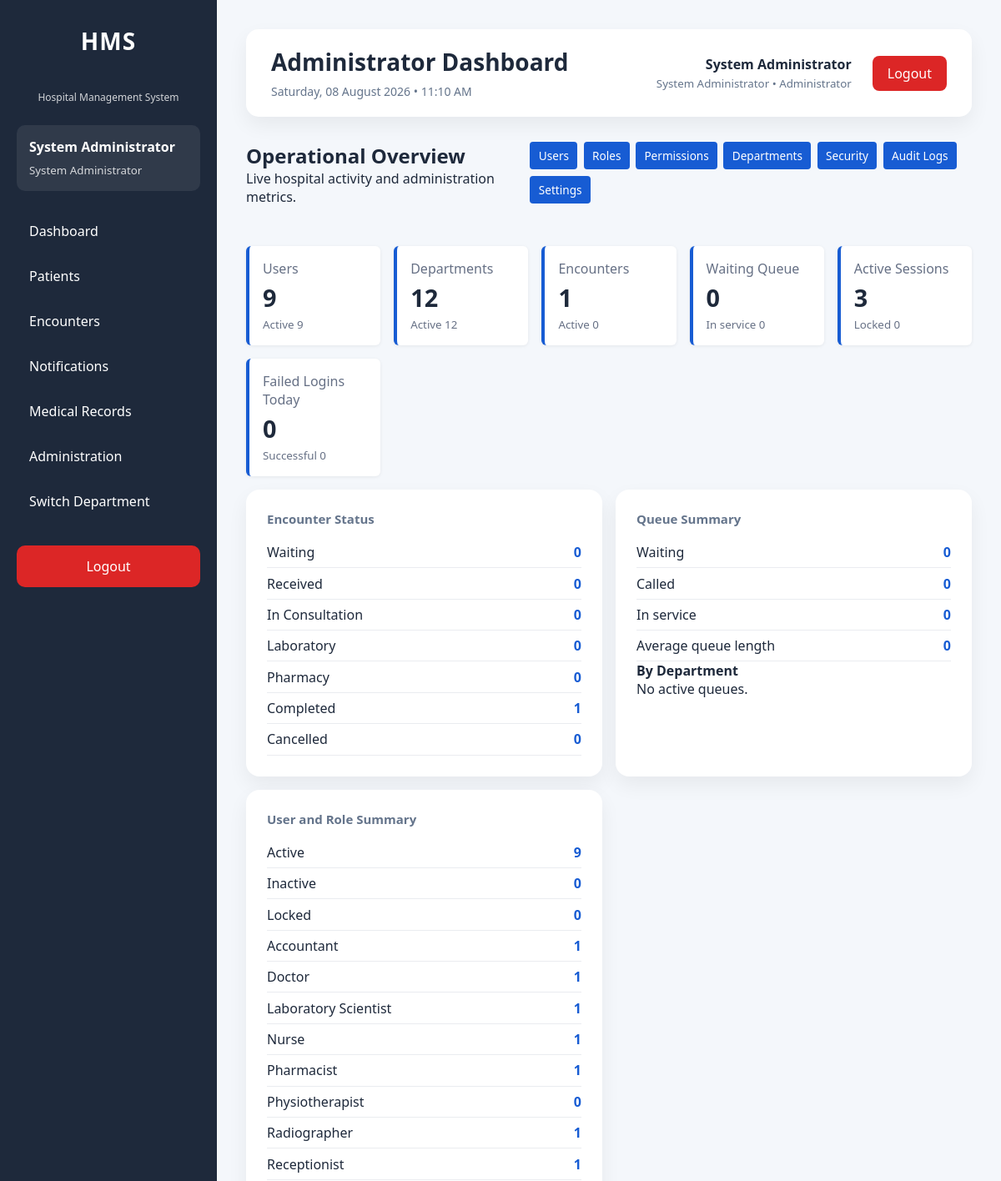
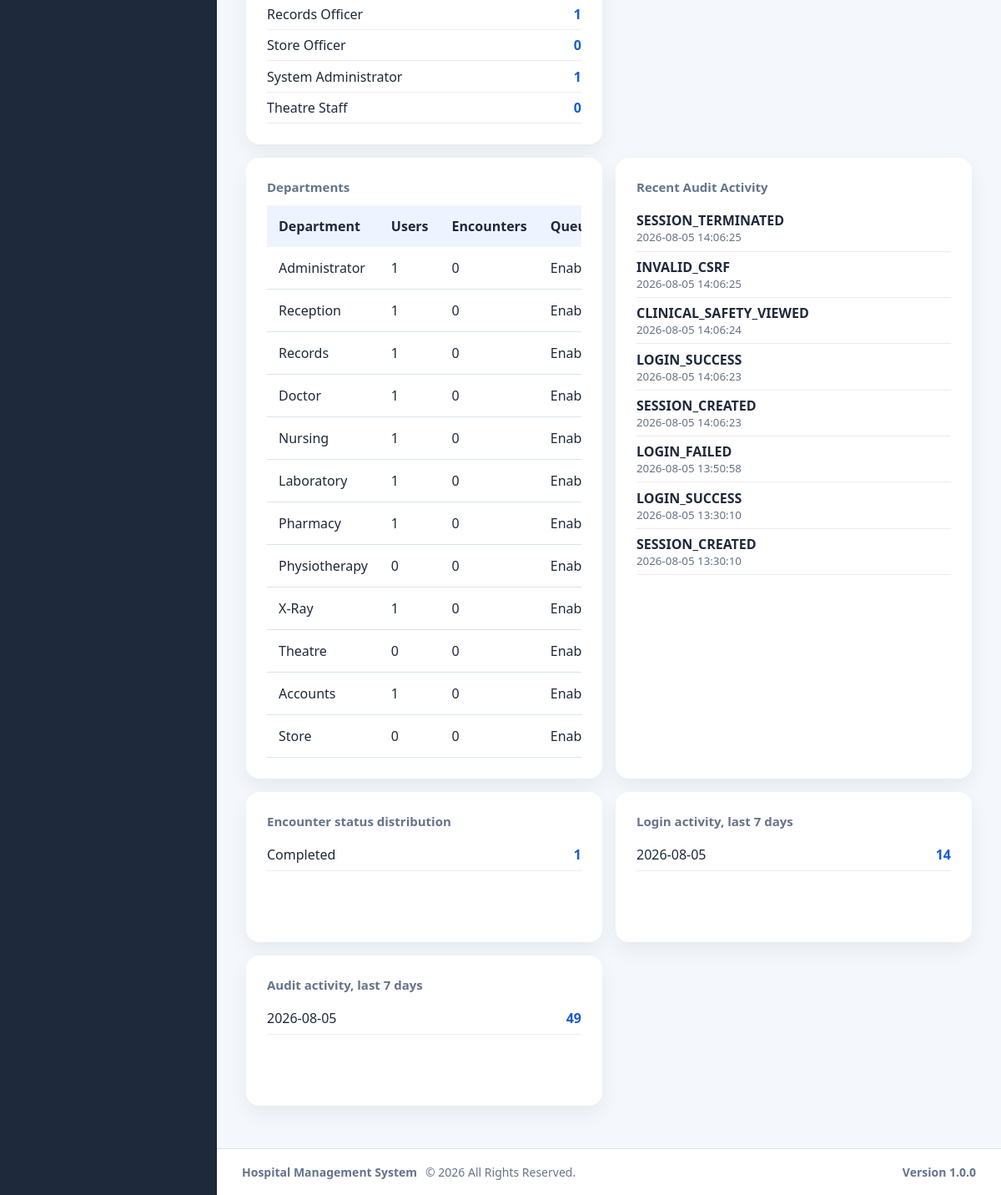
The page /dashboard/admin.php (signed in) on the database its author committed (2 pictures, top to bottom).
### tables this page shows
CREATE TABLE `departments` (
  `id` int(11) NOT NULL AUTO_INCREMENT,
  `department_name` varchar(100) NOT NULL,
  `department_code` varchar(30) NOT NULL,
  `description` text DEFAULT NULL,
  `location` varchar(150) DEFAULT NULL,
  `contact_extension` varchar(30) DEFAULT NULL,
  `department_type` enum('Clinical','Administrative','Diagnostic','Support') NOT NULL DEFAULT 'Support',
  `queue_enabled` tinyint(1) NOT NULL DEFAULT 1,
  `is_active` tinyint(1) NOT NULL DEFAULT 1,
  `display_order` int(11) NOT NULL DEFAULT 0,
  `created_at` timestamp NOT NULL DEFAULT current_timestamp(),
  `updated_at` timestamp NULL DEFAULT NULL ON UPDATE current_timestamp(),
  PRIMARY KEY (`id`),
  UNIQUE KEY `uq_departments_name` (`department_name`),
  UNIQUE KEY `uq_departments_code` (`department_code`),
  KEY `idx_departments_active` (`is_active`),
  KEY `idx_departments_type` (`department_type`),
  KEY `idx_departments_queue` (`queue_enabled`)
);

CREATE TABLE `audit_logs` (
  `id` int(11) NOT NULL AUTO_INCREMENT,
  `user_id` int(11) DEFAULT NULL,
  `visit_id` int(11) DEFAULT NULL,
  `patient_id` int(11) DEFAULT NULL,
  `module` varchar(100) NOT NULL,
  `action` varchar(100) NOT NULL,
  `description` text DEFAULT NULL,
  `ip_address` varchar(50) DEFAULT NULL,
  `user_agent` varchar(255) DEFAULT NULL,
  `department_id` int(11) DEFAULT NULL,
  `severity` varchar(20) NOT NULL DEFAULT 'INFO',
  `event_type` varchar(100) NOT NULL DEFAULT 'GENERAL',
  `created_at` timestamp NOT NULL DEFAULT current_timestamp(),
  PRIMARY KEY (`id`),
  KEY `idx_audit_user` (`user_id`),
  KEY `idx_audit_visit` (`visit_id`),
  KEY `idx_audit_patient_created` (`patient_id`,`created_at`),
  KEY `idx_audit_module` (`module`),
  KEY `idx_audit_created` (`created_at`),
  KEY `idx_audit_action_created` (`action`,`created_at`),
  KEY `idx_audit_user_created` (`user_id`,`created_at`),
  KEY `idx_audit_ip_created` (`ip_address`,`created_at`),
  KEY `idx_audit_department_created` (`department_id`,`created_at`),
  KEY `idx_audit_module_created` (`module`,`created_at`),
  KEY `idx_audit_event_created` (`event_type`,`created_at`),
  KEY `idx_audit_severity_created` (`severity`,`created_at`),
  KEY `idx_audit_visit_created` (`visit_id`,`created_at`),
  CONSTRAINT `fk_audit_department` FOREIGN KEY (`department_id`) REFERENCES `departments` (`id`) ON DELETE SET NULL ON UPDATE CASCADE,
  CONSTRAINT `fk_audit_patient` FOREIGN KEY (`patient_id`) REFERENCES `patients` (`id`) ON DELETE SET NULL ON UPDATE CASCADE,
  CONSTRAINT `fk_audit_user` FOREIGN KEY (`user_id`) REFERENCES `users` (`id`) ON DELETE SET NULL ON UPDATE CASCADE,
  CONSTRAINT `fk_audit_visit` FOREIGN KEY (`visit_id`) REFERENCES `visits` (`id`) ON DELETE SET NULL ON UPDATE CASCADE
);

### dashboard/admin.php (the view, shortened to what the rows shown need)
<?php
require_once __DIR__ . '/../config/auth.php';
require_once __DIR__ . '/../config/database.php';
require_once __DIR__ . '/../services/DashboardService.php';
$dashboardService = new DashboardService($pdo);
$dashboardService->recordDashboardView((int)($currentUser['id'] ?? 0));
$dashboard = $dashboardService->getAdministratorDashboard();
$data = $dashboard['data'] ?? [];
$users = $data['users'] ?? [];
$departments = $data['departments'] ?? [];
$encounters = $data['encounters'] ?? [];
$audit = $data['audit'] ?? [];
require_once __DIR__ . '/../layouts/header.php';
require_once __DIR__ . '/../layouts/sidebar.php';
function dashboardCount(array $values, string $key): int
{
    return (int)($values[$key] ?? 0);
}
?>
<main class="content admin-dashboard">
    <?php require_once __DIR__ . '/../layouts/navbar.php'; ?>
    <section class="dashboard-heading">
        <div>
            <h2>Operational Overview</h2>
        </div>
    </section>
    <section class="dashboard-columns">
        <article class="card">
            <div class="metric-list">
                <?php foreach ([
                    ['Waiting', dashboardCount($encounters, 'waiting')],
                    ['Received', dashboardCount($encounters, 'received')],
                    ['In Consultation', dashboardCount($encounters, 'in_consultation')],
                    ['Laboratory', dashboardCount($encounters, 'laboratory')],
                    ['Pharmacy', dashboardCount($encounters, 'pharmacy')],
                    ['Completed', dashboardCount($encounters, 'completed')],
                    ['Cancelled', dashboardCount($encounters, 'cancelled')]
                ] as $metric): ?>
                    <div><span><?= e($metric[0]) ?></span><strong><?= (int)$metric[1] ?></strong></div>
                <?php endforeach; ?>
            </div>
        </article>
        <article class="card">
            <div class="metric-list">
                <div><span>Active</span><strong><?= dashboardCount($users, 'active') ?></strong></div>
            </div>
        </article>
    </section>
    <section class="dashboard-columns">
        <article class="card">
            <div class="table-wrapper">
                <table>
                    <thead><tr><th>Department</th><th>Users</th><th>Encounters</th><th>Queue</th></tr></thead>
                    <tbody>
                    <?php foreach (($departments['items'] ?? []) as $department): ?>
                        <tr>
                            <td><?= e($department['department_name']) ?></td>
                            <td><?= (int)$department['active_users'] ?></td>
                            <td><?= (int)$department['active_encounters'] ?></td>
                            <td><?= !empty($department['queue_enabled']) ? 'Enabled' : 'Disabled' ?></td>
                        </tr>
                    <?php endforeach; ?>
                    </tbody>
                </table>
            </div>
        </article>
        <article class="card">
            <?php foreach (array_slice($audit['recent'] ?? [], 0, 8) as $event): ?>
                <div class="activity-row"><strong><?= e($event['action'] ?? '') ?></strong><small><?= e($event['created_at'] ?? '') ?></small></div>
            <?php endforeach; ?>
        </article>
    </section>
</main>
<?php require_once __DIR__ . '/../layouts/footer.php'; ?>

### rows shown on the page
departments: department_name "Laboratory", metric "0", active_users "1", active_encounters "0", queue_enabled "Enabled"
departments: department_name "Pharmacy", metric "0", active_users "1", active_encounters "0", queue_enabled "Enabled"
departments: id "9", department_name "X-Ray", active_users "1", active_encounters "0", queue_enabled "Enabled"
departments: department_name "Administrator", active_users "1", active_encounters "0", queue_enabled "Enabled"
departments: department_name "Reception", active_users "1", active_encounters "0", queue_enabled "Enabled"
departments: department_name "Records", active_users "1", active_encounters "0", queue_enabled "Enabled"
departments: department_name "Doctor", active_users "1", active_encounters "0", queue_enabled "Enabled"
departments: department_name "Nursing", active_users "1", active_encounters "0", queue_enabled "Enabled"
departments: department_name "Physiotherapy", active_users "0", active_encounters "0", queue_enabled "Enabled"
departments: department_name "Theatre", active_users "0", active_encounters "0", queue_enabled "Enabled"
departments: department_name "Accounts", active_users "1", active_encounters "0", queue_enabled "Enabled"
departments: department_name "Store", active_users "0", active_encounters "0", queue_enabled "Enabled"
audit_logs: action "SESSION_TERMINATED", created_at "2026-08-05 14:06:25"
audit_logs: action "INVALID_CSRF", created_at "2026-08-05 14:06:25"
audit_logs: action "CLINICAL_SAFETY_VIEWED", created_at "2026-08-05 14:06:24"
audit_logs: action "LOGIN_SUCCESS", created_at "2026-08-05 14:06:23"
audit_logs: action "SESSION_CREATED", created_at "2026-08-05 14:06:23"
audit_logs: action "LOGIN_FAILED", created_at "2026-08-05 13:50:58"
audit_logs: action "LOGIN_SUCCESS", created_at "2026-08-05 13:30:10"
audit_logs: action "SESSION_CREATED", created_at "2026-08-05 13:30:10"

### other values the page prints
$currentUser['first_name'] "System"
$currentUser['last_name'] "Administrator"
$currentUser['role_name'] "System Administrator"
$pageTitle "Administrator Dashboard"
$currentUser['active_department_name'] "Administrator"
$card[0] "Users"
$card[1] "9"
$card[2] "Active 9"
$card[0] "Departments"
$card[1] "12"
$card[2] "Active 12"
$card[0] "Encounters"
$card[1] "1"
$card[2] "Active 0"
$card[0] "Waiting Queue"
